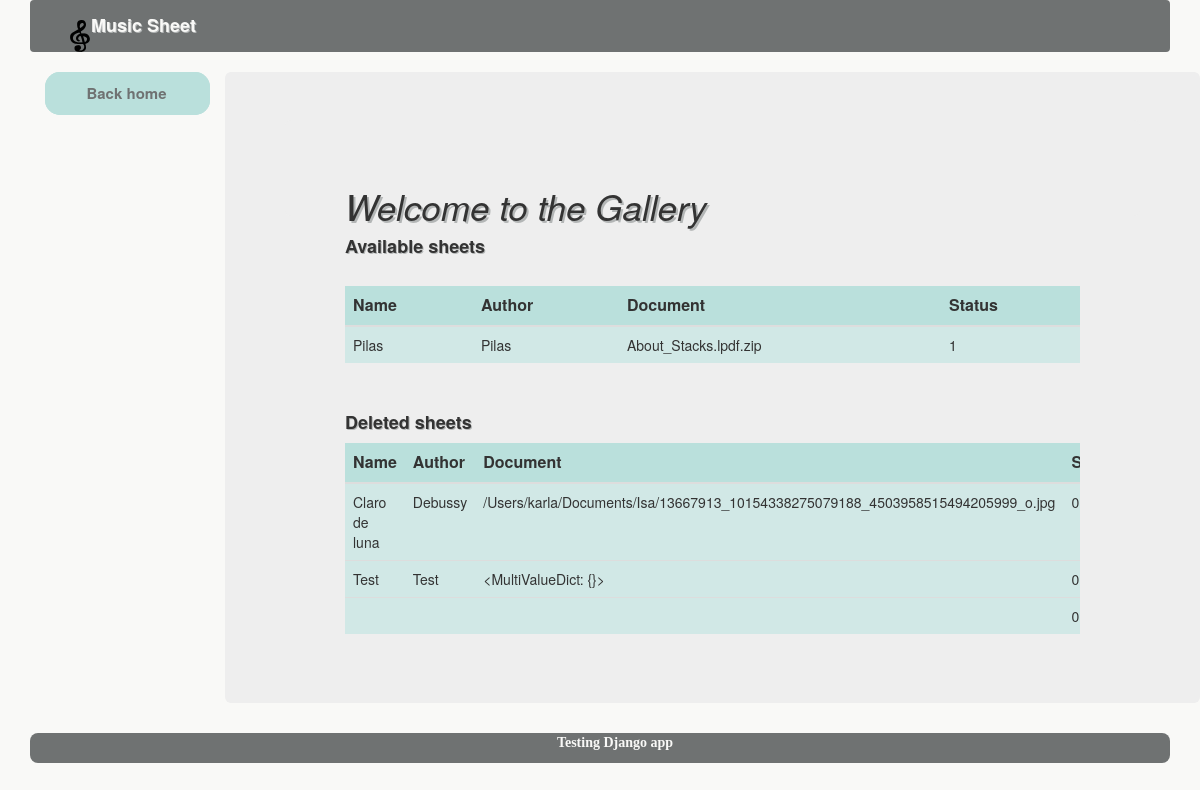
Page /gallery/ on the committed database.
### ahren/models.py (models this page shows, shortened)
class Sheet(models.Model):
    name = models.CharField(max_length = 100)
    author = models.CharField(max_length = 100)
    url = models.FileField()
    deleted = models.IntegerField(default = 1)

### ahren/views.py (the view)
# urls.py: url(r'^gallery/$', views.gallery),
def gallery(request):
    query_results = Sheet.objects.all().filter(deleted=1)
    query_results2 = Sheet.objects.all().filter(deleted=0)
    return render(request, 'gallery.html', context={'query_results': query_results,'query_results2': query_results2})

### ahren/templates/gallery.html (shortened to what this page needs)
<!DOCTYPE html>
<html>
    <head>
        <link rel="stylesheet" href="https://maxcdn.bootstrapcdn.com/bootstrap/3.3.7/css/bootstrap.min.css">
        <link rel="stylesheet" href="https://maxcdn.bootstrapcdn.com/bootstrap/3.3.7/css/bootstrap-theme.min.css">
        {% load staticfiles %}
        <link rel="stylesheet" href= "{% static 'music.css' %}">
    </head>
    <body>
        <div class="container fluid">
            <nav class="navbar">
                <div class="navbar-header">
                    <div class="col-md-1">
                        <a class="navbar-brand" href="#">
                            <img src="{% static 'notes.png' %}">
                        </a>
                    </div>
                    <div class="col-md-10">
                        <h4 class="navbar-text">Music Sheet</h4>
                    </div>
                </div>
            </nav>
            <div class="container fluid">
                <div class="row">
                    <div class="col-md-2">
                        <ul class="nav nav-tabs nav-stacked">
                            <li><a href="/">Back home</a></li>
                        </ul>
                    </div>
                    <div class="col-md-10 jumbotron">
                        <div class="jumbotron">
                            <div class="col-md-12">
                                <div class="row">
                                    <h2>Welcome to the Gallery</h2>
                                    <h4>Available sheets</h4>
                                    <div class="row">
                                        <br>
                                    </div>
                                    <div class="table-responsive">
                                        <table class="table table-hover table-striped">
                                            <thead>
                                                <tr>
                                                    <th>Name</th>
                                                    <th>Author</th>
                                                    <th>Document</th>
                                                    <th>Status</th>
                                                </tr>
                                            </thead>
                                            <tbody>
                                                {% for item in query_results %}
                                                <tr>
                                                    <td>{{item.name}}</td>
                                                    <td>{{item.author}}</td>
                                                    <td>{{item.url}}</td>
                                                    <td>{{item.deleted}}</td>
                                                </tr>
                                                {% endfor %}
                                            </tbody>
                                        </table>
                                    </div>
                                </div>
                                <div class="row">
                                    <br>
                                </div>
                                <div class="row">
                                    <h4>Deleted sheets</h4>
                                    <div class="table-responsive">
                                        <table class="table table-hover table-striped">
                                            <thead>
                                                <tr>
                                                    <th>Name</th>
                                                    <th>Author</th>
                                                    <th>Document</th>
                                                    <th>Status</th>
                                                </tr>
                                            </thead>
                                            <tbody>
                                                {% for pr in query_results2 %}
                                                <tr>
                                                    <td>{{pr.name}}</td>
                                                    <td>{{pr.author}}</td>
                                                    <td>{{pr.url}}</td>
                                                    <td>{{pr.deleted}}</td>
                                                </tr>
                                                {% endfor %}
                                            </tbody>
                                        </table>
                                    </div>
                                </div>
                            </div>
                            <div class="col-md-1"></div>
                        </div>
                    </div>
                </div>
            </div>
            <div class="footer">
                <div class="container">
                    <p>Testing Django app</p>
                </div>
            </div>
        </div>
    </body>
</html>

### ahren/static/music.css (style rules this page uses)
body { background-color: #f9f9f7; }
li, ul.nav.nav-tabs.nav-stacked { background-color: #bae0dc; border-bottom-color: #bae0dc; border-radius: 15px; text-align: center; font-weight: bold; font-size: 15px; -webkit-tap-highlight-color: #bae0dc; }
a { color: #6f7272; }
nav, .footer { background-color: #6f7272; color: #f9f9f7; border-radius: 8px; }
.footer { font-family: cursive; font-weight: bold; text-align: center; font-size: 14px; }
table { background-color: #bae0dc; }
th { font-weight: bold; font-size: 16px; }
h4 { font-weight: bold; text-shadow: 1px 1px #B3B6B6; }
td { background-color: #D1E8E6; }
h2 { font-stretch: semi-expanded; font-style: oblique; text-shadow: 2px 2px #B3B6B6; font-size: 35px; }

### rows in the picture
Sheet: name "Pilas", author "Pilas", url "About_Stacks.lpdf.zip", deleted "1"
Sheet: name "Claro de luna", author "Debussy", url "/Users/karla/Documents/Isa/13667913_10154338275079188_4503958515494205999_o.jpg", deleted "0"
Sheet: name "Test", author "Test", url "<MultiValueDict: {}>", deleted "0"
Sheet: deleted "0"
